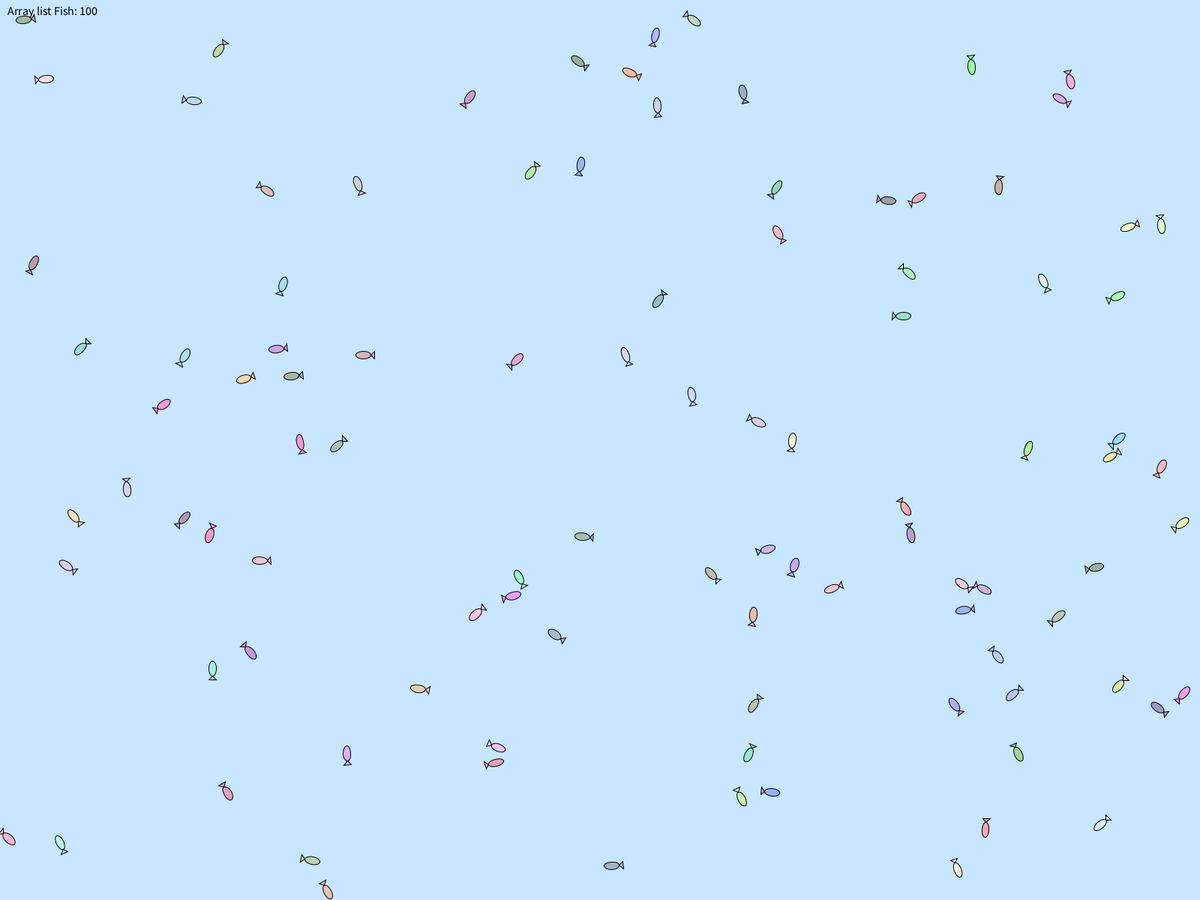
Frame 1 (no input)
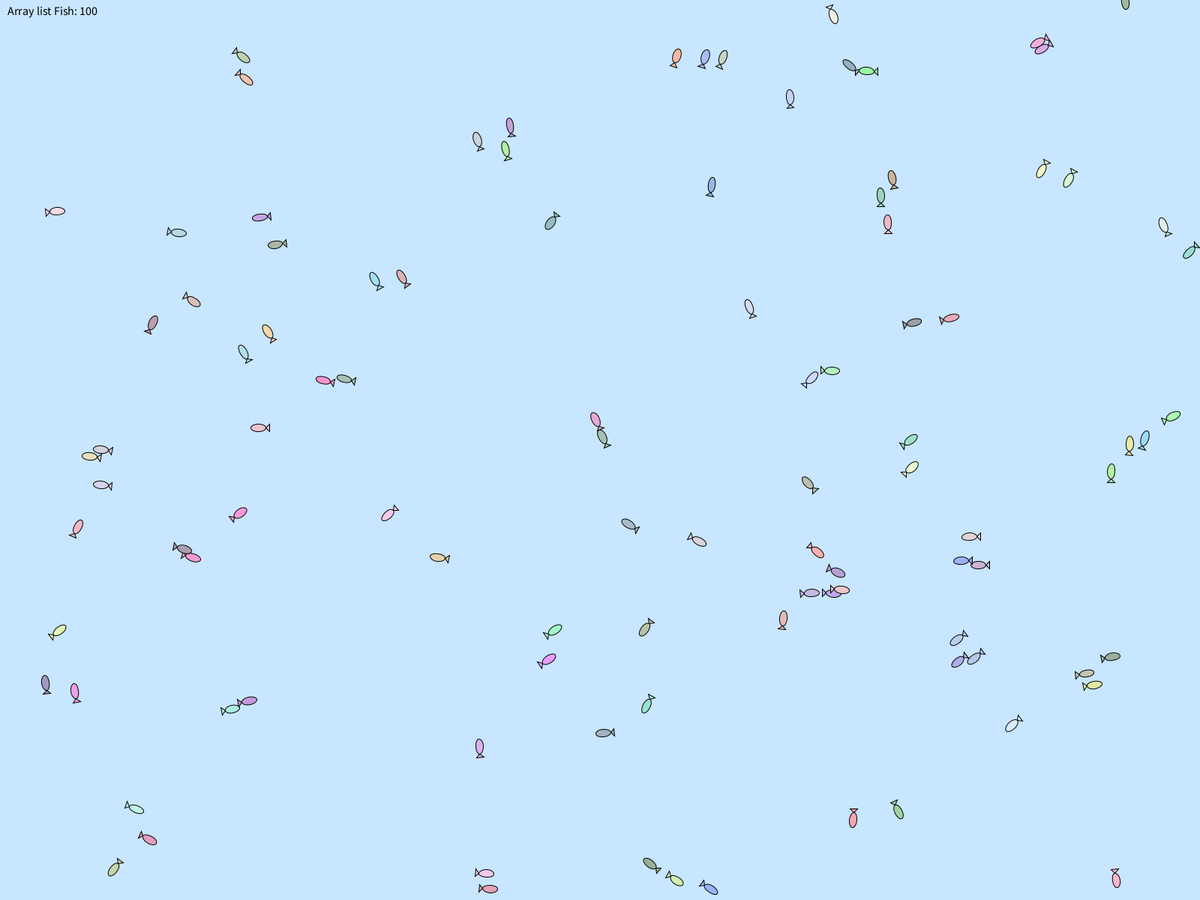
Frame 60 (the mouse pressed at the canvas centre just before this capture)
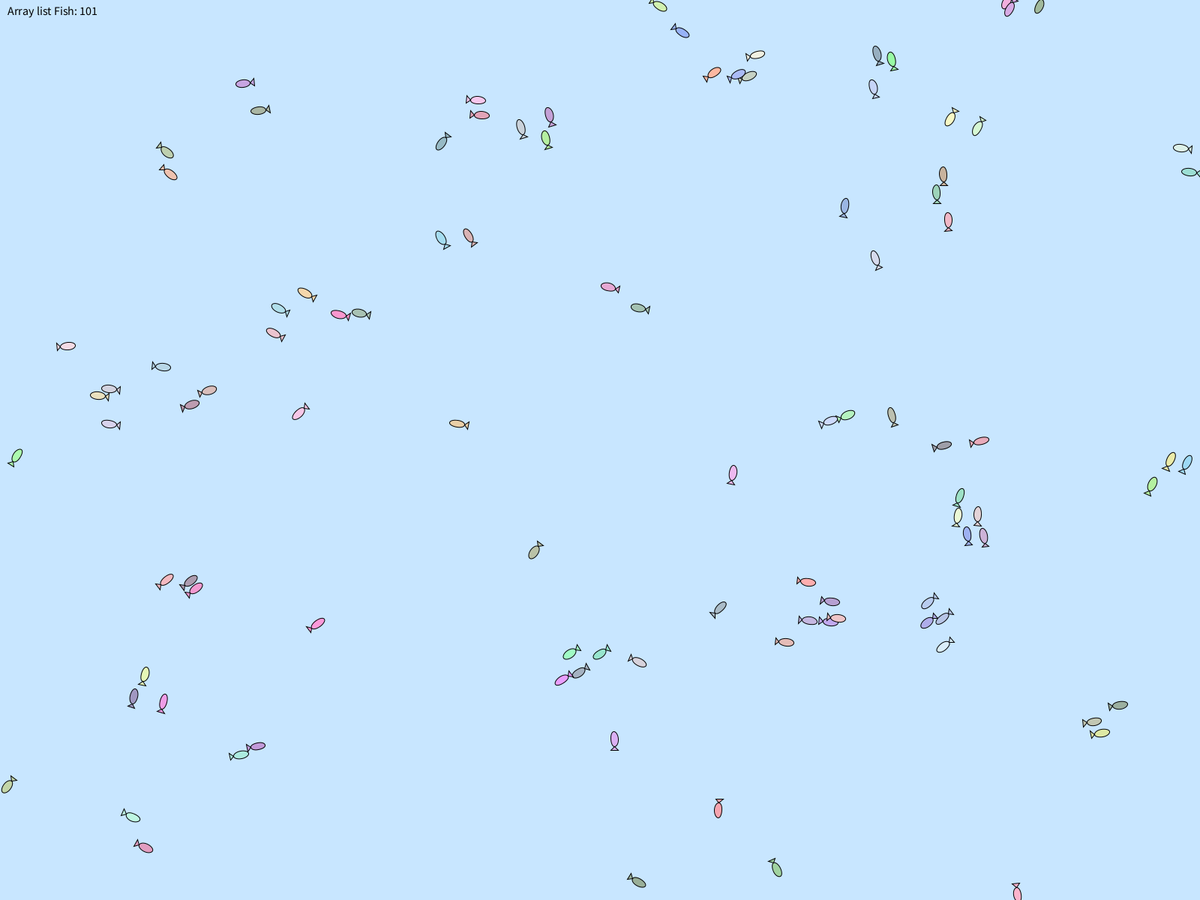
Frame 120 (the mouse held since frame 60 and released just before this capture)

The Processing sketch that drew these frames (run headless with seeded random() and noise(); from frame 60 on, the mouse is pressed at the canvas centre):

// Processing sketch: movingFish
// ── movingFish.pde
ArrayList<Fish> fishes = new ArrayList<Fish>();
// true: 물고기 모임 , false: 흩어짐
boolean mouseAttract = true;
int maxFishCount = 10;


void setup() {
  fullScreen();
  // 물고기 100마리 랜덤으로 풀어주기
  for (int i = 0; i < 100; i++) {
    fishes.add(new Fish(random(width), random(height)));
  }
}

void draw() {
  background(200, 230, 255);

  int countFish = 0;
  for (Fish fish : fishes) {
    if (fish.isVisible()) { 
      fish.move(fishes);      // 물고기 이동
      fish.display();         // 물고기 그리기
      countFish++;            // 물고기 수 카운트
    }
  }

  // 좌측 상단에 물고기 수 표시
  fill(0);
  textSize(16);
  text("Array list Fish: " + countFish, 10, 20);
}

// 마우스 클릭 시 물고기 흩어지고 모임
void mousePressed() {
  mouseAttract = !mouseAttract;
  fishes.add(new Fish(mouseX, mouseY));
}

// ── fish.pde
class Fish {
  float x, y;  //물고기 위치 
  float vx, vy;  //물고기 속도 
  float maxSpeed = 3;  //물고기가 너무 빠르게 움직이지 않도록 최대속도 설정 
  float maxForce = 0.1;  //물고기 최대 가속도 설정 
  color fishColor;

  //물고기의 초기 위치, 속도, 색상 설정
  Fish(float startX, float startY) {
    x = startX;
    y = startY;
    vx = random(-10, 10);  //물고기 속도를 -10~10 중 무작위로 설정 
    vy = random(-10, 10);
    fishColor = color(random(150, 255), random(150, 255), random(150, 255));
  }

  //물고기 이동과 다른 물고기와의 상호작용을 설정 
  void move(ArrayList<Fish> fishes) {
    float[] follow = follow(fishes);  //물고기들 같은 방향으로 헤엄
    float[] gether = gether(fishes);   //물고기들 서로 가까이 붙음
    float[] avoid = avoid(fishes);   //물고기들 떨어져서 헤엄
    float[] mouseInteraction = mouseEffect();   //물고기들이 마우스에 반응해 흩어지고 모임 

    //물고기 속도와 방향을 정함
    vx += follow[0] + gether[0] +
      avoid[0] + mouseInteraction[0];
    vy += follow[1] + gether[1] +
      avoid[1] + mouseInteraction[1];

    // AI의 도움을 받아 작성된 코드입니다
    // 물고기가 화면에서 움직이도록 코드 작성 부탁함
    // 속도제한
    float speed = sqrt(vx * vx + vy * vy);
    if (speed > maxSpeed) {
      vx = (vx / speed) * maxSpeed; //최대속도를 넘지않도록 속도 조정 
      vy = (vy / speed) * maxSpeed;
    }

    //물고기의 위치를 계산해 움직이도록 함 
    x += vx; 
    y += vy;

    // 화면경계설정
    if (x > width) x = 0;
    if (x < 0) x = width;
    if (y > height) y = 0;
    if (y < 0) y = height;
  }

  // AI의 도움을 받아 작성된 코드입니다
  // 주변 물고기에 영향을 받아 서로 달라붙지 않는 코드작성을 부탁함
  // 물고기가 주변 물고기들과 같은 방향으로 이동하도록 함
  float[] follow(ArrayList<Fish> fishes) {
    float perceptionRad = 50;  //주변 물고기들을 인식하는 반경
    float Vx = 0, Vy = 0;  //주변 물고기들의 속도
    int total = 0;  //주변 물고기 수

    for (Fish other : fishes) {
      float d = dist(x, y, other.x, other.y);  //물고기 간 거리를 계산해 변수에 저장 
      if (other != this && d < perceptionRad) {  
        Vx += other.vx;
        Vy += other.vy;
        total++;
      }
    }

    if (total > 0) {
      Vx /= total;  //평균속도계산
      Vy /= total;
      Vx = (Vx - vx) * maxForce;  //물고기가 평균속도에 가깝도록 방향조정
      Vy = (Vy - vy) * maxForce;
      return new float[]{Vx, Vy};
    }
    return new float[]{0, 0};
  }

  //물고기 중심점을 계산함
  float[] gether(ArrayList<Fish> fishes) {
    float perceptionRad = 50;  //주변 물고기를 인식하는 반경
    float centerX = 0, centerY = 0;  //주변 물고기들 위치 계산
    int total = 0;

    //모든 물고기에게 반복
    for (Fish other : fishes) {
      float d = dist(x, y, other.x, other.y);  //물고기와 다른 물고기 사이 거리 계산
      if (other != this && d < perceptionRad)
      {
        centerX += other.x;
        centerY += other.y;
        total++;
      }
    }
    return new float[]{0, 0};
  }

  //너무 가까운 물고기와는 떨어지도록 함
  float[] avoid(ArrayList<Fish> fishes) {
    float perceptionRad = 50;  //물고기 인식하는 반경
    float adjustX = 0, adjustY = 0;  //멀어지는 방향
    int total = 0;

    //모든 물고기에게 반복
    for (Fish other : fishes) {
      float d = dist(x, y, other.x, other.y);  //물고기와 다른 물고기 사이 거리 계산

      if (other != this && d < perceptionRad) {
        float gapX = x - other.x;  //다른 물고기와 x방향 거리 차이 
        float gapY = y - other.y;  //다른 물고기와 y방향 거리 차이 
        total++;
      }
    }
    
      return new float[]{0, 0};
  }
  
  //AI의 도움을 받아 작성된 코드입니다 
  //마우스를 클릭하면 물고기들이 모이고 다시 클릭하면 흩어지는 코드 작성을 부탁함
  //마우스 위치에 따라 물고기들이 모이거나 흩어지게 함
  float[] mouseEffect() {
    float adjustX = 0, adjustY = 0;
    float d = dist(x, y, mouseX, mouseY);  //마우스와 물고기 간 거리

    if (d < 100) {
      if (mouseAttract) {
        adjustX = (mouseX - x) * maxForce;  //물고기가 마우스 위치로 모이도록 함
        adjustY = (mouseY - y) * maxForce;
      } else {
        adjustX = (x - mouseX) * maxForce;  //물고기가 마우스 위치로부터 흩어지도록 함
        adjustY = (y - mouseY) * maxForce;
      }
      return new float[]{adjustX, adjustY};
    }
    return new float[]{0, 0};
  }

  void display() {
    float angle = atan2(vy, vx) + PI / 2;  //물고기 몸체 회전각도 계산
    fill(fishColor);
    stroke(0);
    pushMatrix();
    translate(x, y);
    rotate(angle);

    //물고기 몸체
    ellipse(0, 0, 20, 10);

    //물고기 꼬리
    pushMatrix();
    translate(15, 0);
    triangle(0, -5, -5, 0, 0, 5);
    popMatrix();
    popMatrix();
  }

  //왼쪽 상단 arraylist 숫자
  boolean isVisible() {
    return (x >= 0 && x <= width && y >= 0 && y <= height);
  }
}
